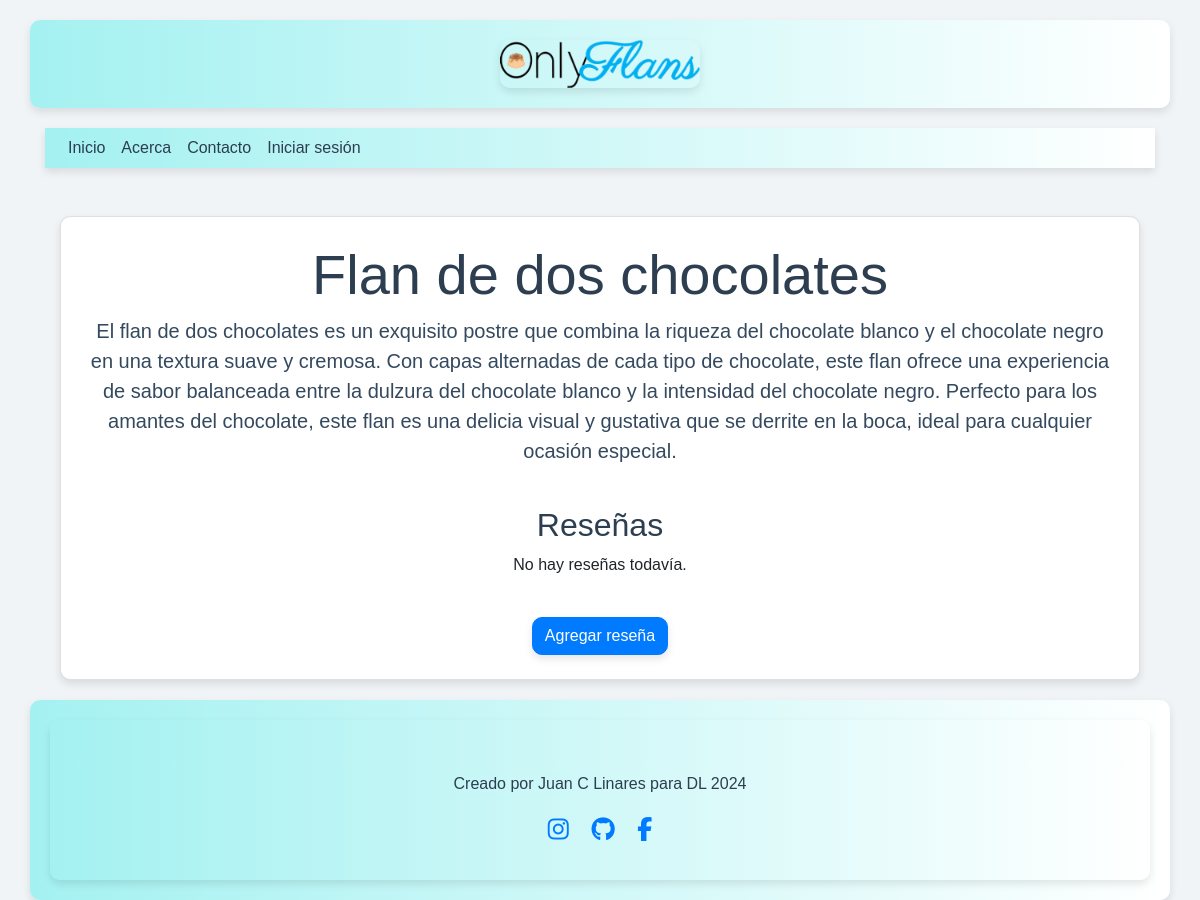
Screenshot of /flan/2/ with the database file from the repository.
### web/models.py (models this page shows, shortened)
class Flan(models.Model):
    flan_uuid=models.UUIDField()
    name= models.CharField(max_length=64)
    description=models.TextField(default='')
    image_url=models.URLField(default='')
    slug=models.SlugField(default='')
    is_private=models.BooleanField(default=True)

### web/views.py (the view)
# urls.py: path('flan/<int:pk>/', views.flan_detail, name='flan_detail'),
def flan_detail(request, pk):
    flan = get_object_or_404(Flan, pk=pk)
    reviews = flan.reviews.all()
    return render(request, 'flan_detail.html', {'flan': flan, 'reviews': reviews})

### web/templates/flan_detail.html
{% extends 'base.html' %}
{% block content %}
<div class="container mt-5">
    <div class="card p-4" style="box-shadow: 0 4px 8px rgba(0, 0, 0, 0.1); border-radius: 10px;">
        <div class="text-center mb-4">
            <h1 class="display-4" style="font-family: 'Arial', sans-serif; color: #2c3e50;">{{ flan.name }}</h1>
            <p class="lead" style="font-size: 1.25rem; color: #34495e;">{{ flan.description }}</p>
        </div>
        <div class="mb-4">
            <h2 class="text-center" style="font-family: 'Arial', sans-serif; color: #2c3e50;">Reseñas</h2>
            <ul class="list-unstyled">
                {% for review in reviews %}
                    <li class="mb-3">
                        <div class="d-flex align-items-start mb-2">
                            <strong class="mr-2">{{ review.user.username }}</strong>
                            <span class="text-muted">{{ review.created_at }}</span>
                        </div>
                        <div class="d-flex align-items-center mb-2">
                            <span class="badge badge-primary mr-2">{{ review.rating }} estrellas</span>
                        </div>
                        <p style="font-size: 1rem; color: #7f8c8d;">{{ review.comment }}</p>
                    </li>
                {% empty %}
                    <li class="text-center">No hay reseñas todavía.</li>
                {% endfor %}
            </ul>
        </div>
        <div class="text-center">
            <a href="{% url 'add_review' flan.pk %}" class="btn btn-primary" style="border-radius: 10px; box-shadow: 0 4px 8px rgba(0, 0, 0, 0.1);">Agregar reseña</a>
        </div>
    </div>
</div>
{% endblock %}

### web/templates/base.html (style rules this page uses)
body { font-family: 'Arial', sans-serif; background-color: #f0f4f7; }
.container { margin-top: 20px; }

### rows the page displays
Flan: name "Flan de dos chocolates", description "El flan de dos chocolates es un exquisito postre que combina la riqueza del chocolate blanco y el chocolate negro en una textura suave y cremosa. Con capas alternadas de cada tipo de chocolate, este flan ofrece una experiencia de sabor balanceada entre la dulzura del chocolate blanco y la intensidad del chocolate negro. Perfecto para los amantes del chocolate, este flan es una delicia visual y gustativa que se derrite en la boca, ideal para cualquier ocasión especial."
